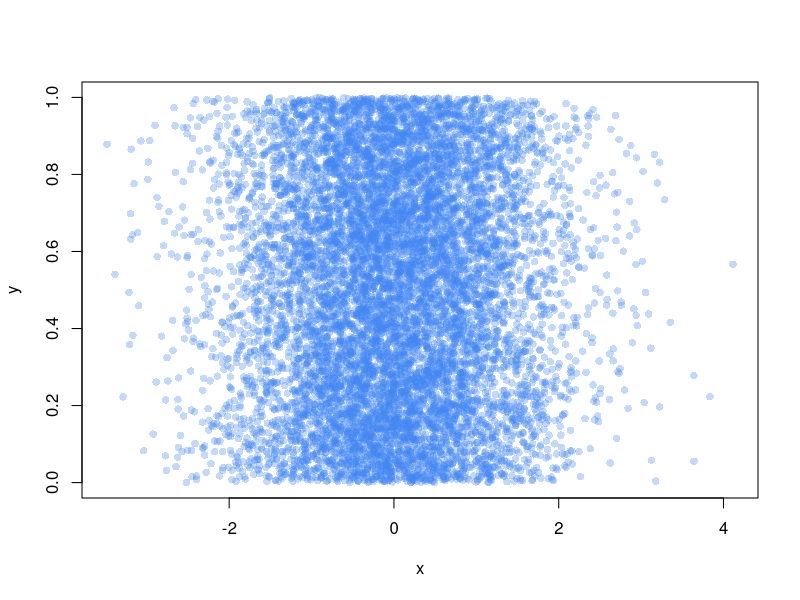

Write the R code that produced this figure.
#testing github with rstudio


x<-rnorm(10000,0,1)
y<-runif(10000)
plot(y~x,pch=16,col="#4286f450")

##adding a line to try again

z<-runif(10000)

### still trying to figure this out


